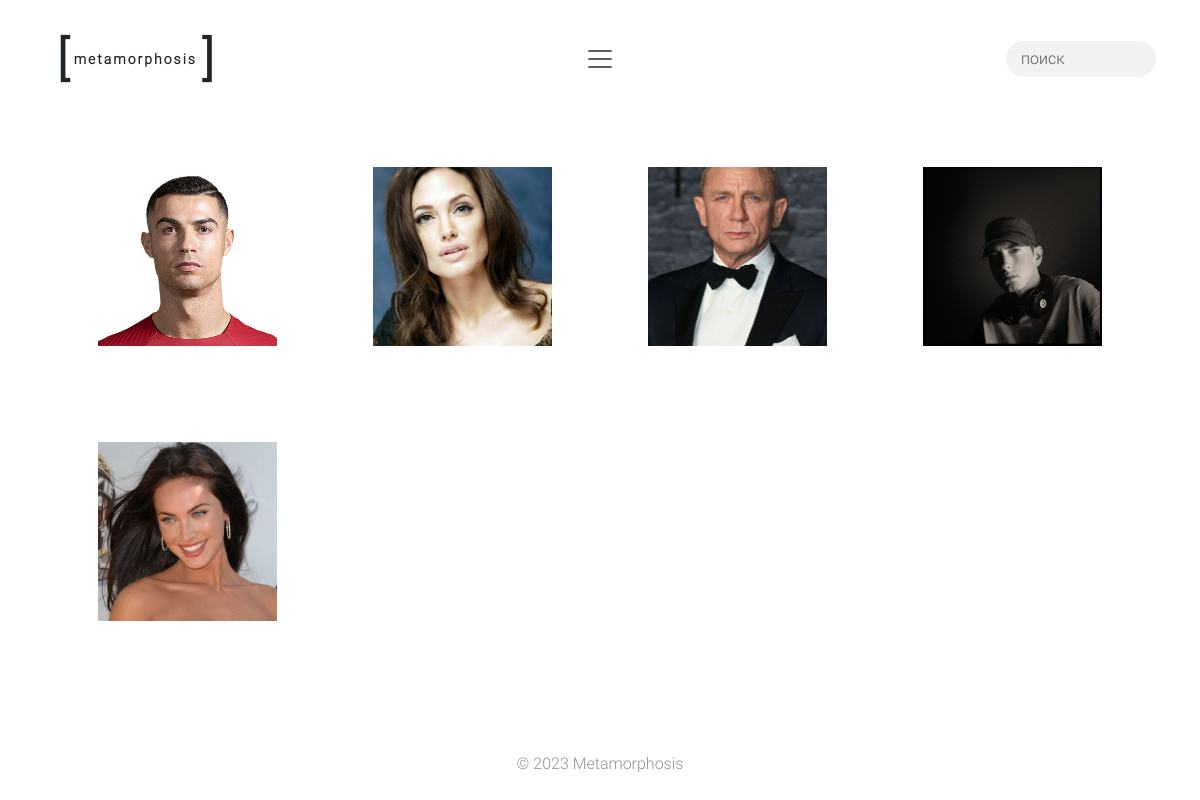
The app's page /people/, older data.
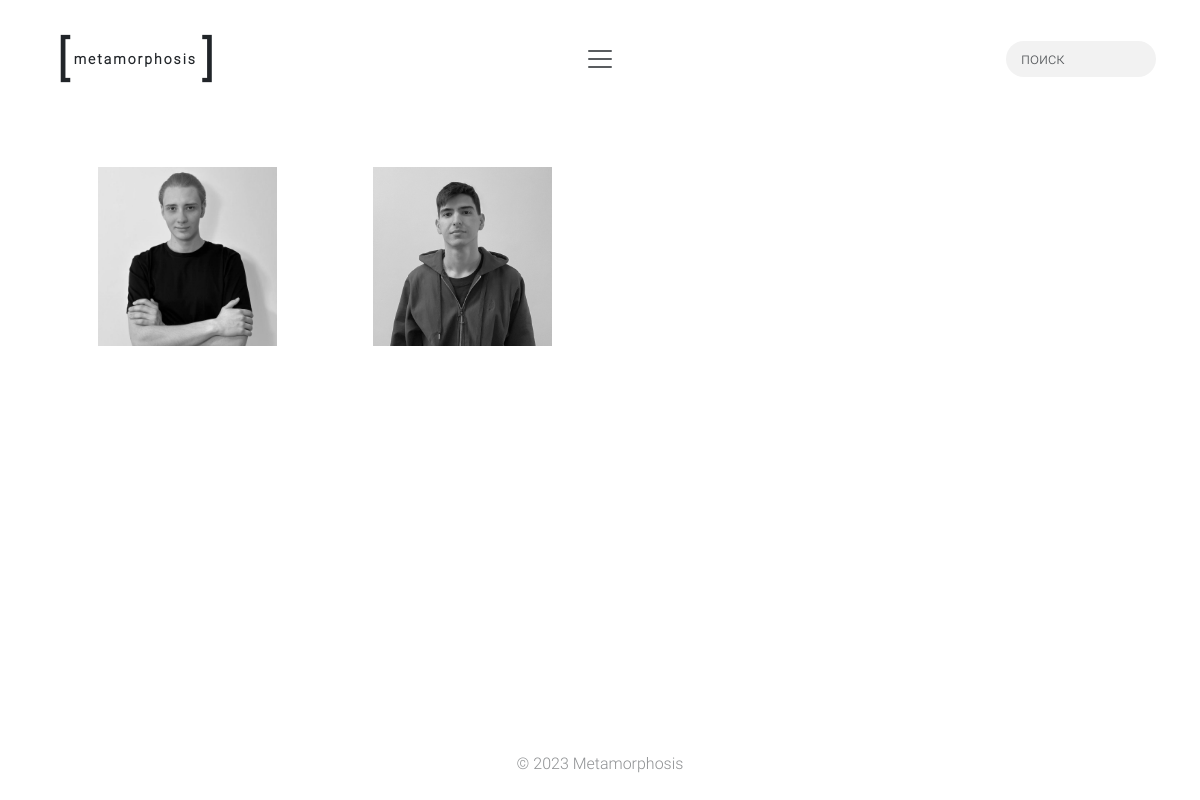
The same page, newer data.
### main/models.py (models this page shows, shortened)
class Employee(models.Model):
    first_name = models.CharField(max_length=100)
    last_name = models.CharField(max_length=100, null=True, blank=True)
    position = models.CharField(max_length=100)
    photo = models.ImageField(upload_to='static/employee_photos/', blank=True, null=True)

### main/views.py (the view)
# urls.py: path('people/', views.people, name='people'),
def people(request):
    template = 'main/people.html'
    context = {'people': Employee.objects.all()}
    return render(request, template, context)

### main/context_processors.py (called while the page is built)
def project_themes(request):
    themes = ProjectTheme.objects.all()
    return {'project_themes': themes}

### templates/main/people.html (shortened to what this page needs)
{% extends "base.html" %}
{% block content %}
    <div class="container">
        <div class="row gx-5 mt-4 mx-0 mx-md-2">
            {% for person in people %}
                <div class="col-6 col-lg-3 worker p-4 pt-0 pb-5 p-sm-5">
                    <div data-aos="fade-up" data-aos-easing="linear" data-aos-duration="500">
                        <div class="worker-overlay">
                            <div class="worker-img">
                                <img src="{{ person.photo.url }}"
                                     alt="{{ person.first_name }} {% if person.last_name %}person.last_name{% endif %}">
                            </div>
                        </div>
                    </div>
                </div>
            {% endfor %}
        </div>
    </div>
{% endblock %}

Row changes from the older to the newer data that the page shows:
removed Employee: photo (picture)
removed Employee: photo (picture)
removed Employee: photo (picture)
removed Employee: photo (picture)
removed Employee: photo (picture)
added Employee: photo (picture)
added Employee: photo (picture)
